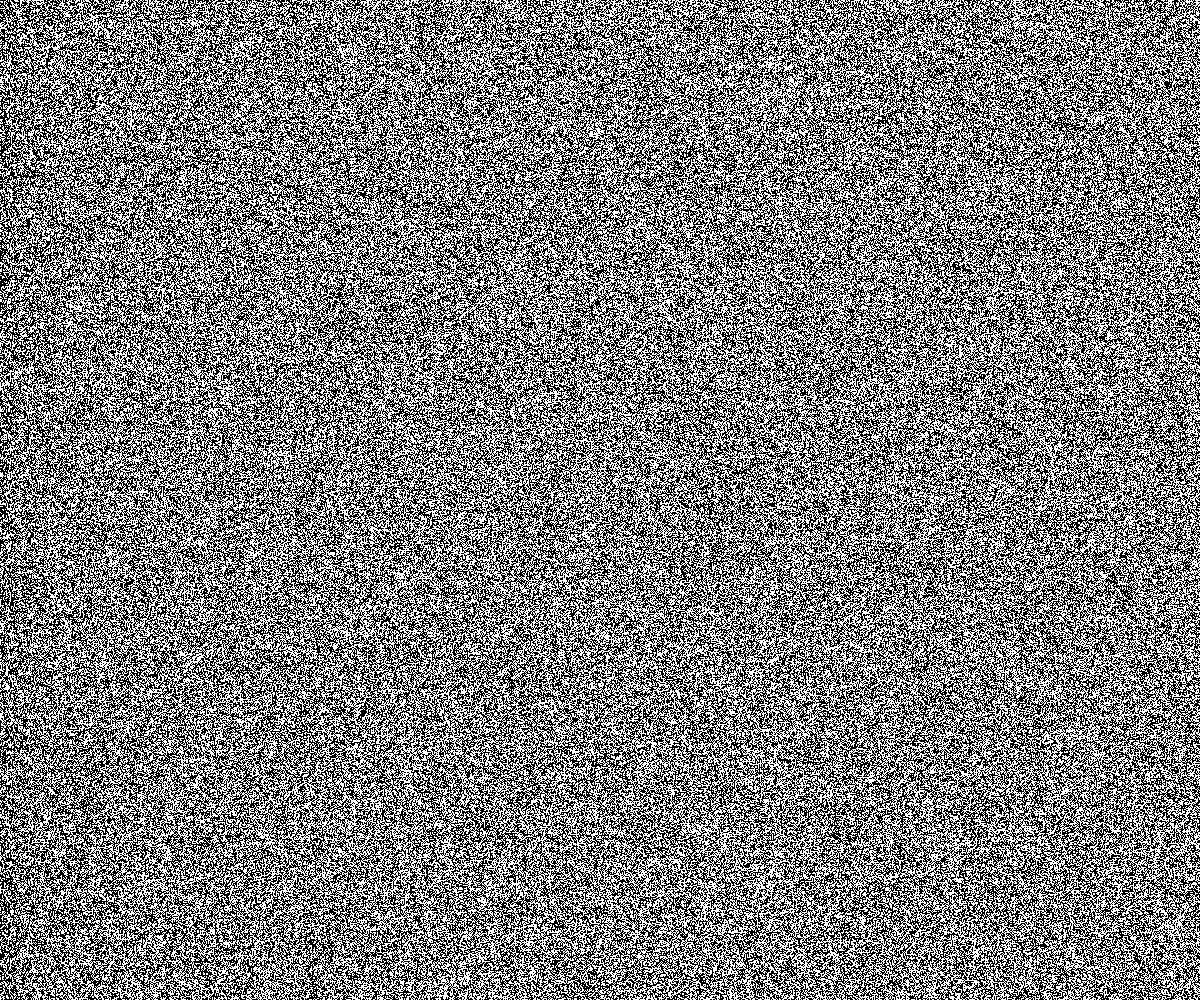
Frame 1 (no input)
Frame 2 (the mouse pressed at the canvas centre, redrawn once): identical to frame 1, image omitted

The p5.js sketch that drew this single still picture (run headless with seeded random() and noise() and a simulated clock; the mouse was pressed at the canvas centre and the sketch redrawn once):

// p5.js sketch
// ── sketch.js
const W = window.innerWidth;
const H = window.innerHeight;
const resolution = 1;

let grid, cols, rows;
let state = Math.PI;
let offset = 2;

function make2DArray(cols, rows) {
    let arr = new Array(cols);
    for (let i = 0; i < arr.length; i++) {
        arr[i] = new Uint8Array(rows);
    }
    return arr;
}

function rando() {
    state = (state * offset) % 1;
    offset += 0.0001;
    return state
}

function setup() {
    createCanvas(W, H);
    cols = Math.ceil(W / resolution);
    rows = Math.ceil(H / resolution);

    grid = make2DArray(cols, rows);
    for (let x = 0; x < cols; x++) {
        for (let y = 0; y < rows; y++) {
            grid[x][y] = rando() > 0.5 ? 1 : 0;
        }
    }
    noStroke();
    background(0);
}

function draw() {
    noLoop();
    fill(255);

    for (let i = 0; i < cols; i++) {
        for (let j = 0; j < rows; j++) {
            if (grid[i][j] == 1) {
                rect(i * resolution, j * resolution, resolution, resolution);
            }
        }
    }
}
